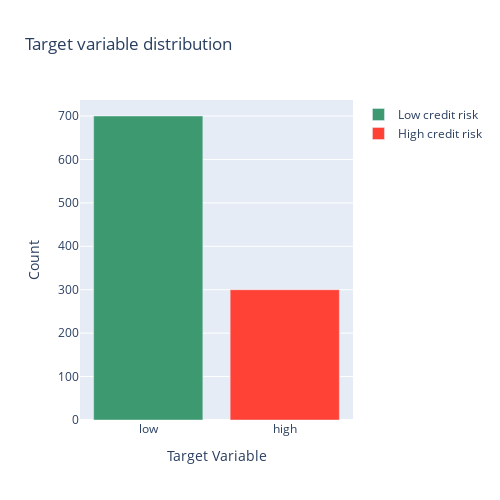

The notebook cell saved with this chart:
### Markdown cell above
<h2>The target variable and its distribuition</h2>

### Code cell
# Barplots
trace0 = go.Bar(
            x = df_credit[df_credit["Risk"] == 'low']["Risk"].value_counts().index.values,
            y = df_credit[df_credit["Risk"] == 'low']["Risk"].value_counts().values,
            name='Low credit risk',
            marker=dict(color='#3D9970')
    )

trace1 = go.Bar(
            x = df_credit[df_credit["Risk"] == 'high']["Risk"].value_counts().index.values,
            y = df_credit[df_credit["Risk"] == 'high']["Risk"].value_counts().values,
            name='High credit risk',
            marker=dict(color='#FF4136')
    )

# Data
data = [trace0, trace1]

# Layout
layout = go.Layout(
    yaxis = dict(title='Count'),
    xaxis = dict(title='Target Variable'),
    title ='Target variable distribution',
    width = 500,
    height = 500
)

fig = go.Figure(data=data, layout=layout)
py.iplot(fig, filename='grouped-bar')

### Figure 1 — Plotly figure (JSON) as saved in the notebook; plotly's stock layout.template omitted (floating-point values rounded to 4 significant figures)
{"data": [{"marker": {"color": "#3D9970"}, "name": "Low credit risk", "type": "bar", "x": ["low"], "y": [700]}, {"marker": {"color": "#FF4136"}, "name": "High credit risk", "type": "bar", "x": ["high"], "y": [300]}], "layout": {"height": 500, "title": {"text": "Target variable distribution"}, "width": 500, "xaxis": {"title": {"text": "Target Variable"}}, "yaxis": {"title": {"text": "Count"}}}}
